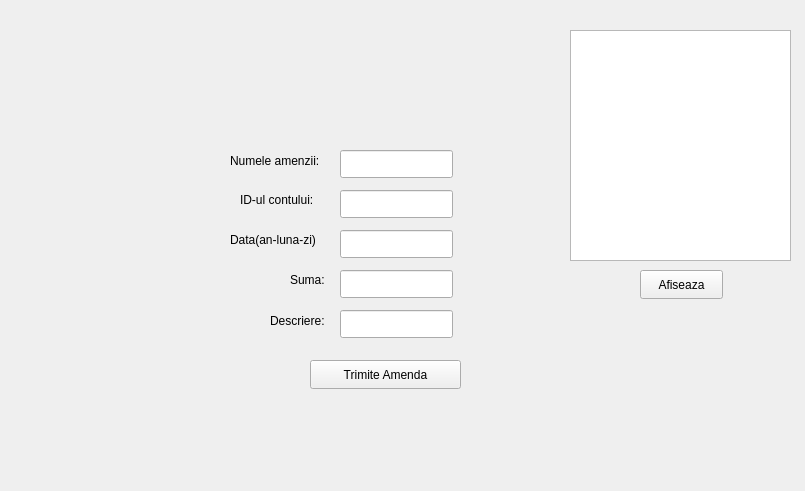
<?xml version="1.0" encoding="UTF-8"?>
<ui version="4.0">
 <class>MainWindow</class>
 <widget class="QMainWindow" name="MainWindow">
  <property name="geometry">
   <rect>
    <x>0</x>
    <y>0</y>
    <width>805</width>
    <height>491</height>
   </rect>
  </property>
  <property name="windowTitle">
   <string>MainWindow</string>
  </property>
  <property name="styleSheet">
   <string notr="true">#MainWindow{
background:url(:/download.png)
}</string>
  </property>
  <widget class="QWidget" name="centralwidget">
   <widget class="QPushButton" name="pushButton">
    <property name="geometry">
     <rect>
      <x>310</x>
      <y>360</y>
      <width>151</width>
      <height>29</height>
     </rect>
    </property>
    <property name="text">
     <string>Trimite Amenda</string>
    </property>
   </widget>
   <widget class="QLineEdit" name="lineEditSuma">
    <property name="geometry">
     <rect>
      <x>340</x>
      <y>270</y>
      <width>113</width>
      <height>28</height>
     </rect>
    </property>
   </widget>
   <widget class="QLineEdit" name="lineEditData">
    <property name="geometry">
     <rect>
      <x>340</x>
      <y>230</y>
      <width>113</width>
      <height>28</height>
     </rect>
    </property>
   </widget>
   <widget class="QLineEdit" name="lineEditID">
    <property name="geometry">
     <rect>
      <x>340</x>
      <y>190</y>
      <width>113</width>
      <height>28</height>
     </rect>
    </property>
   </widget>
   <widget class="QLineEdit" name="lineEditNume">
    <property name="geometry">
     <rect>
      <x>340</x>
      <y>150</y>
      <width>113</width>
      <height>28</height>
     </rect>
    </property>
   </widget>
   <widget class="QLabel" name="label">
    <property name="geometry">
     <rect>
      <x>230</x>
      <y>150</y>
      <width>121</width>
      <height>21</height>
     </rect>
    </property>
    <property name="text">
     <string>Numele amenzii:</string>
    </property>
   </widget>
   <widget class="QLabel" name="label_2">
    <property name="geometry">
     <rect>
      <x>270</x>
      <y>310</y>
      <width>71</width>
      <height>21</height>
     </rect>
    </property>
    <property name="text">
     <string>Descriere:</string>
    </property>
   </widget>
   <widget class="QLabel" name="label_3">
    <property name="geometry">
     <rect>
      <x>240</x>
      <y>190</y>
      <width>101</width>
      <height>20</height>
     </rect>
    </property>
    <property name="text">
     <string>ID-ul contului:</string>
    </property>
   </widget>
   <widget class="QLabel" name="label_4">
    <property name="geometry">
     <rect>
      <x>230</x>
      <y>230</y>
      <width>111</width>
      <height>20</height>
     </rect>
    </property>
    <property name="text">
     <string>Data(an-luna-zi)</string>
    </property>
   </widget>
   <widget class="QLabel" name="label_5">
    <property name="geometry">
     <rect>
      <x>290</x>
      <y>270</y>
      <width>41</width>
      <height>20</height>
     </rect>
    </property>
    <property name="text">
     <string>Suma:</string>
    </property>
   </widget>
   <widget class="QPushButton" name="pushButton_2">
    <property name="geometry">
     <rect>
      <x>640</x>
      <y>270</y>
      <width>83</width>
      <height>29</height>
     </rect>
    </property>
    <property name="text">
     <string>Afiseaza</string>
    </property>
   </widget>
   <widget class="QTextEdit" name="textEdit">
    <property name="geometry">
     <rect>
      <x>570</x>
      <y>30</y>
      <width>221</width>
      <height>231</height>
     </rect>
    </property>
   </widget>
   <widget class="QLabel" name="labelInformatie">
    <property name="geometry">
     <rect>
      <x>250</x>
      <y>430</y>
      <width>261</width>
      <height>21</height>
     </rect>
    </property>
    <property name="text">
     <string/>
    </property>
   </widget>
   <widget class="QLineEdit" name="lineEditDescriere">
    <property name="geometry">
     <rect>
      <x>340</x>
      <y>310</y>
      <width>113</width>
      <height>28</height>
     </rect>
    </property>
   </widget>
  </widget>
 </widget>
 <resources/>
 <connections/>
</ui>
